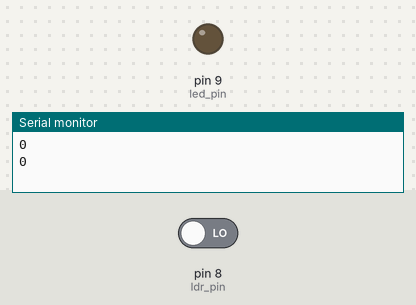
This sketch was run on a simulated Arduino Uno, built with avr-gcc and run on an emulated ATmega328P. Parts: output pins drawn as LEDs (lit = HIGH), the last lines printed to the serial monitor. The inputs (shaded band) are chosen by the test bench; at power-on: pin 8 (ldr_pin) LOW.

Above: at 5.8 s.
5.9 s: pin 8 (ldr_pin) driven HIGH
At 11.2 s:
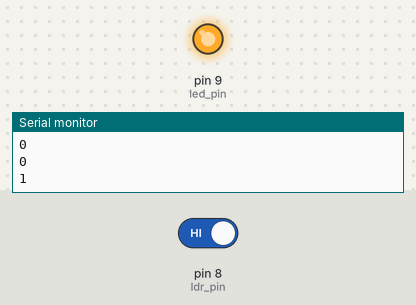
11.5 s: pin 8 (ldr_pin) driven LOW
At 16.3 s:
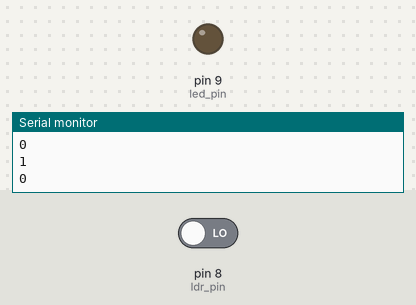
Timing chart, 0 to 17.8 s (numbered marks = the images above; inputs shaded):
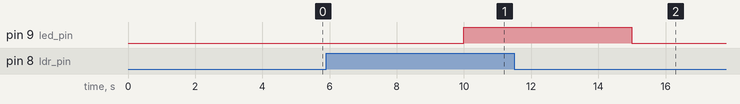

Measured:
- after the input at 5.9 s, pin 9 (led_pin): LOW → HIGH after 4.1 s
- after the input at 11.5 s, pin 9 (led_pin): HIGH → LOW after 3.5 s

The sketch:

sketch_aug18e.ino
```cpp
const int ldr_pin = 8;
const int led_pin = 9;
void setup() {
  // put your setup code here, to run once:
    pinMode(ldr_pin,INPUT);
    pinMode(led_pin,OUTPUT);
    Serial.begin(9600);
}

void loop(){
  // put your main code here, to run repeatedly:
   if( digitalRead( ldr_pin ) == 1){
      digitalWrite( led_pin,HIGH);
   }
   else{
      digitalWrite( led_pin , LOW);
   }

   Serial.println( digitalRead( ldr_pin ));
   delay(5000);
}
```
